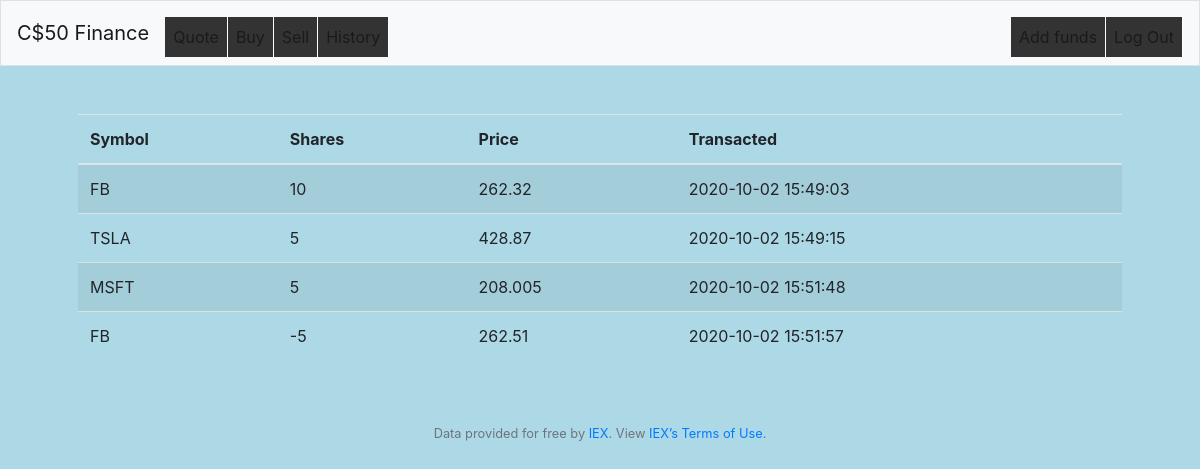
Screenshot of /history (signed in) with the database file from the repository.
### tables this page shows
CREATE TABLE 'inventory' ('user_id' INTEGER NOT NULL, 'symbol' TEXT NOT NULL, 'name' TEXT NOT NULL, 'shares' INTEGER NOT NULL, 'price' NUMERIC NOT NULL, 'time' TIMESTAMP DEFAULT CURRENT_TIMESTAMP NOT NULL, FOREIGN KEY(user_id) REFERENCES users(id));

### pset8 Web/finance/application.py (the view)
@app.route("/history")
@login_required
def history():
    table = db.execute("SELECT * FROM inventory WHERE user_id = :user_id", user_id=session["user_id"])
    return render_template("history.html", table=table)

### pset8 Web/finance/application.py (called while the page is built)
@app.after_request
def after_request(response):
    response.headers["Cache-Control"] = "no-cache, no-store, must-revalidate"
    response.headers["Expires"] = 0
    response.headers["Pragma"] = "no-cache"
    return response

### pset8 Web/finance/helpers.py (called while the page is built)
def login_required(f):
    @wraps(f)
    def decorated_function(*args, **kwargs):
        if session.get("user_id") is None:
            return redirect("/login")
        return f(*args, **kwargs)
    return decorated_function

### pset8 Web/finance/templates/history.html (shortened to what this page needs)
{% extends "layout.html" %}
{% block main %}
    <table class="table table-striped">
        <thead>
            <tr>
                <th>Symbol</th>
                <th>Shares</th>
                <th>Price</th>
                <th>Transacted</th>
            </tr>
        </thead>
        <tbody>
                {% for row in table %}
                <tr>
                    <td>{{row["symbol"]}}</td>
                    <td>{{row["shares"]}}</td>
                    <td>{{row["price"]}}</td>
                    <td>{{row["time"]}}</td>
                </tr>
                {% endfor %}
    </table>
{% endblock %}

### pset8 Web/finance/templates/layout.html (shortened to what this page needs)
<!DOCTYPE html>
<html lang="en">
    <head>
        <link href="https://maxcdn.bootstrapcdn.com/bootstrap/4.1.3/css/bootstrap.min.css" rel="stylesheet">
        <link href="/static/styles.css" rel="stylesheet">
    </head>
    <body>
        <nav class="navbar navbar-expand-md navbar-light bg-light border">
            <a class="navbar-brand" href="/"><span class="blue">C</span><span class="red">$</span><span class="yellow">5</span><span class="green">0</span> <span class="red">Finance</span></a>
            <div class="collapse navbar-collapse" id="navbar">
                {% if session.user_id %}
                    <ul class="navbar-nav mr-auto mt-2">
                        <li class="nav-item"><a class="nav-link" href="/quote">Quote</a></li>
                        <li class="nav-item"><a class="nav-link" href="/buy">Buy</a></li>
                        <li class="nav-item"><a class="nav-link" href="/sell">Sell</a></li>
                        <li class="nav-item"><a class="nav-link" href="/history">History</a></li>
                    </ul>
                    <ul class="navbar-nav ml-auto mt-2">
                        <li class="nav-item"><a class="nav-link" href="/funds">Add funds</a></li>
                        <li class="nav-item"><a class="nav-link" href="/logout">Log Out</a></li>
                    </ul>
                {% else %}
                    <ul class="navbar-nav ml-auto mt-2">
                        <li class="nav-item"><a class="nav-link" href="/register">Register</a></li>
                        <li class="nav-item"><a class="nav-link" href="/login">Log In</a></li>
                    </ul>
                {% endif %}
            </div>
        </nav>
        <main class="container p-5">
            {% block main %}{% endblock %}
        </main>
        <footer class="small text-center text-muted">
            Data provided for free by <a href="https://iextrading.com/developer">IEX</a>. View <a href="https://iextrading.com/api-exhibit-a/">IEX’s Terms of Use</a>.
        </footer>
    </body>
</html>

### pset8 Web/homepage/styles.css (style rules this page uses)
body { background-color: lightblue }
ul { list-style-type: none; margin: 0; padding: 0; overflow: hidden; background-color: #333; }
li { float: left; border-right: 1px solid white; }
li a { display: block; color: white; text-align: center; padding: 14px 16px; text-decoration: none; }

### rows the page displays
inventory: symbol "FB", shares "10", price "262.32", time "2020-10-02 15:49:03"
inventory: symbol "TSLA", shares "5", price "428.87", time "2020-10-02 15:49:15"
inventory: symbol "MSFT", shares "5", price "208.005", time "2020-10-02 15:51:48"
inventory: symbol "FB", shares "-5", price "262.51", time "2020-10-02 15:51:57"
